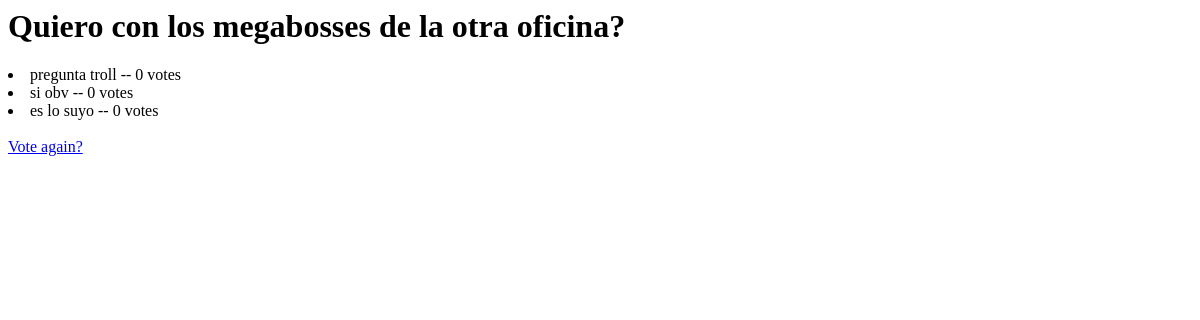
Before: /poll/3/results/ with the older database file.
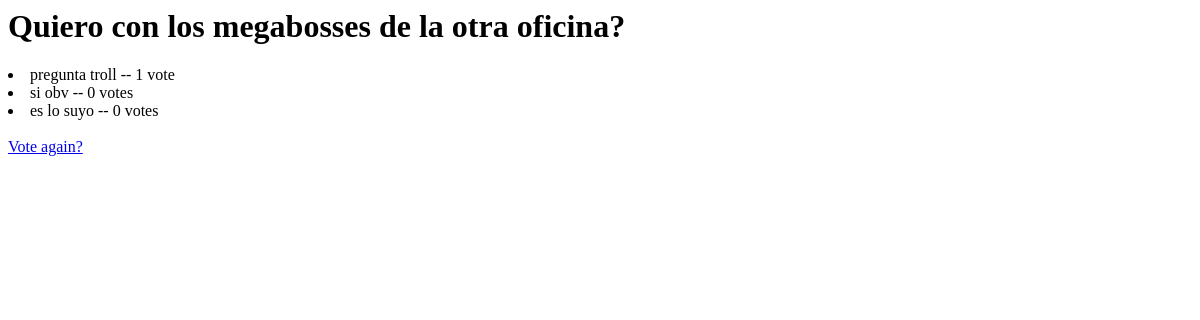
After: the same page with the newer database file.
### poll/models.py (models this page shows, shortened)
class Question(models.Model):
    quest_text = models.CharField(max_length = 200)
    pub_date = models.DateTimeField("date published")

class Choice(models.Model):
    question = models.ForeignKey(Question, on_delete = models.CASCADE)
    choice_text = models.CharField(max_length = 200)
    votes= models.IntegerField(default = 0)

### poll/views.py (the view)
# urls.py: path("<int:question_id>/results/", views.results, name="results"),
def results(request, question_id):
    operadores = {
        "question" : Question.objects.get(pk=question_id),
        "choices" : Choice.objects.filter(question= question_id)
    }
    return render(request, "poll/results.html", operadores)

### poll/templates/poll/results.html (shortened to what this page needs)
<h1>{{question.quest_text}}</h1>
{% for choice in choices %}
    <li>{{choice.choice_text}} -- {{choice.votes}} vote{{choice.votes| pluralize }}</li>
{% endfor %}
<a href="{% url "poll:detail" question.id %}">Vote again?</a>

Changed rows visible on the page:
changed Choice "pregunta troll": votes "0" → "1"; votes|pluralize "s" → (not shown)
